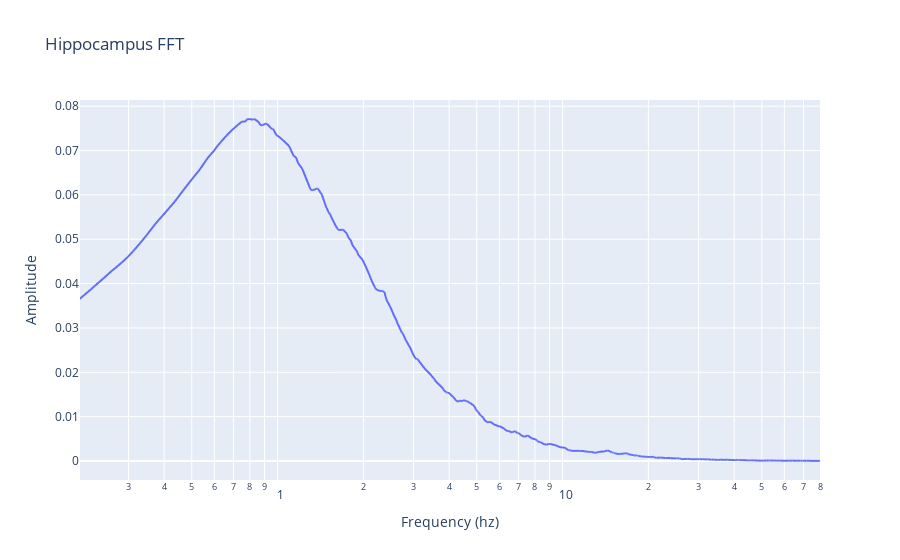

The notebook cell saved with this chart:
### Code cell
# FFT for the channel:
df = pd.DataFrame({
    'Amplitude' : median_welchpow,
    'Frequency (hz)' : f
})
fig = px.line(df, x="Frequency (hz)", y="Amplitude", title='Hippocampus FFT', log_x=True)
fig.update_layout(xaxis_range=[np.log(0.5),np.log10(80)])
fig.show()

### Figure 1 — Plotly figure (JSON) as saved in the notebook; plotly's stock layout.template omitted (floating-point values rounded to 4 significant figures; data arrays with more than 128 entries replaced by an {"elided": "..."} marker saying what was removed)
{"data": [{"hovertemplate": "Frequency (hz)=%{x}<br>Amplitude=%{y}<extra></extra>", "legendgroup": "", "line": {"color": "#636efa", "dash": "solid"}, "marker": {"symbol": "circle"}, "mode": "lines", "name": "", "showlegend": false, "type": "scattergl", "x": {"elided": "10001 float values"}, "xaxis": "x", "y": {"elided": "10001 float values"}, "yaxis": "y"}], "layout": {"legend": {"tracegroupgap": 0}, "title": {"text": "Hippocampus FFT"}, "xaxis": {"anchor": "y", "domain": [0, 1], "range": [-0.6931, 1.903], "title": {"text": "Frequency (hz)"}, "type": "log"}, "yaxis": {"anchor": "x", "domain": [0, 1], "title": {"text": "Amplitude"}}}}
